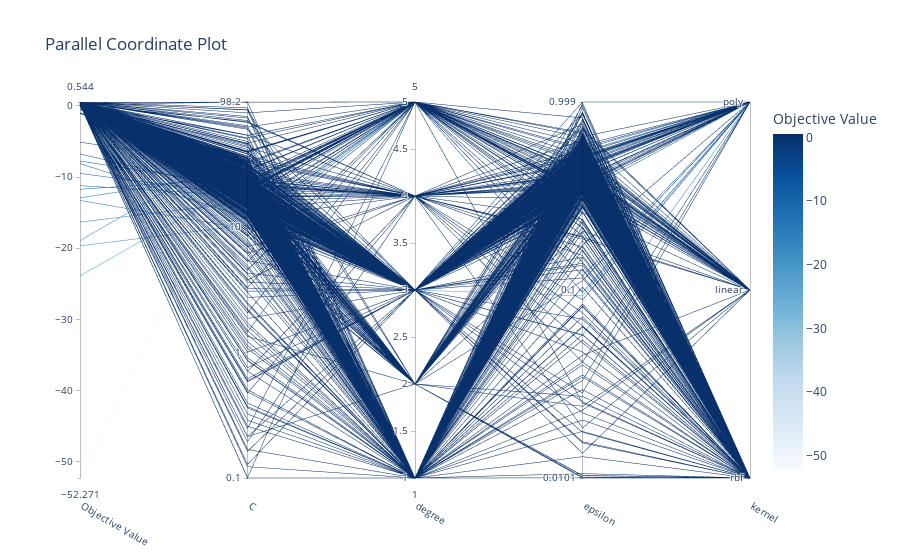

Notebook code cell kept with this figure:
### Code cell
optuna.visualization.plot_parallel_coordinate(study)

### Figure 1 — Plotly figure (JSON) as saved in the notebook; plotly's stock layout.template omitted (floating-point values rounded to 4 significant figures; data arrays with more than 128 entries replaced by an {"elided": "..."} marker saying what was removed)
{"data": [{"dimensions": [{"label": "Objective Value", "range": [-52.27, 0.5436], "values": {"elided": "1000 float values"}}, {"label": "C", "range": [-0.9995, 1.992], "ticktext": ["0.1", "1", "10", "98.2"], "tickvals": [-0.9995, 0, 1, 1.992], "values": {"elided": "1000 float values"}}, {"label": "degree", "range": [1, 5], "values": {"elided": "1000 int values"}}, {"label": "epsilon", "range": [-1.998, -0.0002424], "ticktext": ["0.0101", "0.1", "0.999"], "tickvals": [-1.998, -1, -0.0002424], "values": {"elided": "1000 float values"}}, {"label": "kernel", "range": [0, 2], "ticktext": ["rbf", "linear", "poly"], "tickvals": [0, 1, 2], "values": {"elided": "1000 int values"}}], "labelangle": 30, "labelside": "bottom", "line": {"color": {"elided": "1000 float values"}, "colorbar": {"title": {"text": "Objective Value"}}, "colorscale": [[0, "rgb(247,251,255)"], [0.125, "rgb(222,235,247)"], [0.25, "rgb(198,219,239)"], [0.375, "rgb(158,202,225)"], [0.5, "rgb(107,174,214)"], [0.625, "rgb(66,146,198)"], [0.75, "rgb(33,113,181)"], [0.875, "rgb(8,81,156)"], [1, "rgb(8,48,107)"]], "reversescale": false, "showscale": true}, "type": "parcoords"}], "layout": {"title": {"text": "Parallel Coordinate Plot"}}}
